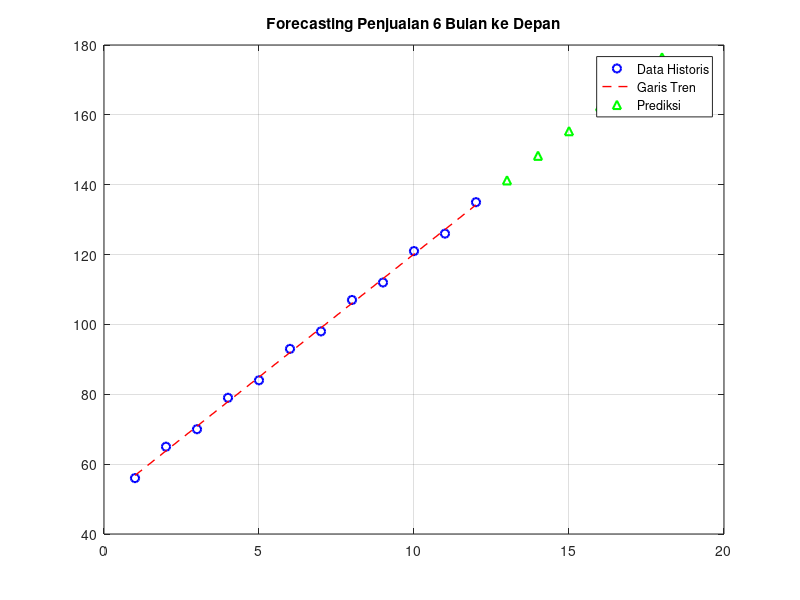

Recreate this plot in MATLAB.
% =====================================================
% UTS Matematika Sains Data — Semester Genap 2025/2026
% Soal 7 — Forecasting Penjualan dengan Barisan dan Deret
% ---------------------------------------------------
% Nama : Nindira adiarty
% NIM  : 2510514006
% Parameter: N=6, a=0, b=6, K=7
% Tanggal: 28 April 2026
% =====================================================
clc; clear; close all;

% Parameter personalisasi
N = 6; a = 0; b = 6; K = 7;
n = 1:12;
S = 50 + (K .* n) + ((-1).^n) .* (a+1);

fprintf('=====================================================\n');
fprintf(' SOAL 7 — Forecasting Penjualan\n');
fprintf(' NIM: 2510514006 | N=%d, a=%d, b=%d, K=%d\n',N,a,b,K);
fprintf('=====================================================\n\n');

% ==================================================================
% SUB-SOAL 7.1 & 7.2 — Identifikasi Pola dan Sigma
% ==================================================================
fprintf('=== SUB-SOAL 7.1 & 7.2: Barisan dan Sigma ===\n');
fprintf('Bulan (n) | Penjualan (S_n)\n');
for i = 1:12
    fprintf('%9d | %d\n', i, S(i));
end

T1 = sum(S);
T2 = sum(S.^2);
fprintf('\nTotal Penjualan T1 = %d\n', T1);
fprintf('Sum of Squares T2 = %d\n\n', T2);

% ==================================================================
% SUB-SOAL 7.3 — Deret Geometri Pertumbuhan
% ==================================================================
fprintf('=== SUB-SOAL 7.3: Deret Geometri ===\n');
r = 1 + (a/100); % r = 1.00
G1 = K;
% S_10 = G1 * (r^10 - 1) / (r - 1)
% Jika r=1, deret menjadi G1 * 10
S10 = G1 * 10; 
fprintf('Total pelanggan (10 bulan) = %d\n\n', S10);

% ==================================================================
% SUB-SOAL 7.4 — Forecasting 6 Bulan ke Depan
% ==================================================================
fprintf('=== SUB-SOAL 7.4: Linear Forecasting ===\n');
p = polyfit(n, S, 1); % [slope, intercept]
t_pred = 13:18;
S_pred = polyval(p, t_pred);

fprintf('Persamaan Tren: S = %.2f*n + %.2f\n', p(1), p(2));
fprintf('Prediksi Bulan 13-18: %s\n', mat2str(round(S_pred)));

% Visualisasi
figure('Color','white');
plot(n, S, 'bo', 'LineWidth', 1.5); hold on;
plot(n, polyval(p, n), 'r--', 'LineWidth', 1);
plot(t_pred, S_pred, 'g^', 'LineWidth', 1.5);
legend('Data Historis', 'Garis Tren', 'Prediksi');
title('Forecasting Penjualan 6 Bulan ke Depan');
grid on; saveas(gcf, 'fig_s7_forecast.png');

% MAE
MAE = mean(abs(S - polyval(p, n)));
fprintf('MAE = %.4f\n', MAE);
fprintf('\n=====================================================\n');
fprintf(' Soal 7 Selesai\n');
fprintf('=====================================================\n');
